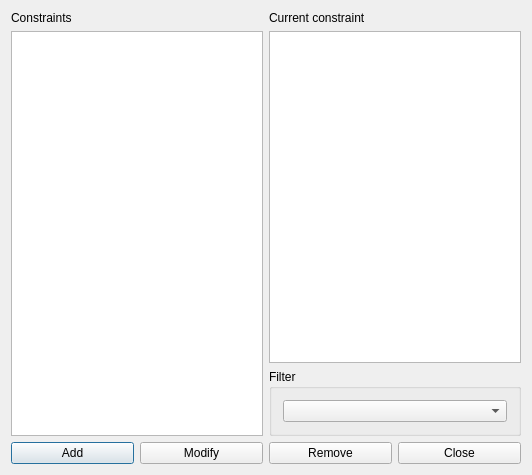
<?xml version="1.0" encoding="UTF-8"?>
<ui version="4.0">
 <class>ConstraintTeacherMaxDaysPerWeekForm_template</class>
 <widget class="QDialog" name="ConstraintTeacherMaxDaysPerWeekForm_template">
  <property name="geometry">
   <rect>
    <x>0</x>
    <y>0</y>
    <width>532</width>
    <height>475</height>
   </rect>
  </property>
  <property name="windowTitle">
   <string extracomment="This is the title of the dialog in which you see the list of all constraints of this type">Constraints teacher max days per week</string>
  </property>
  <layout class="QGridLayout" name="gridLayout_2">
   <item row="0" column="0" rowspan="2">
    <layout class="QVBoxLayout" name="verticalLayout">
     <item>
      <widget class="QLabel" name="constraintsTextLabel">
       <property name="frameShape">
        <enum>QFrame::NoFrame</enum>
       </property>
       <property name="frameShadow">
        <enum>QFrame::Plain</enum>
       </property>
       <property name="text">
        <string>Constraints</string>
       </property>
       <property name="wordWrap">
        <bool>false</bool>
       </property>
      </widget>
     </item>
     <item>
      <widget class="QListWidget" name="constraintsListWidget"/>
     </item>
    </layout>
   </item>
   <item row="0" column="1">
    <layout class="QVBoxLayout" name="verticalLayout_2">
     <item>
      <widget class="QLabel" name="currentConstraintTextLabel">
       <property name="text">
        <string>Current constraint</string>
       </property>
       <property name="wordWrap">
        <bool>false</bool>
       </property>
      </widget>
     </item>
     <item>
      <widget class="QPlainTextEdit" name="currentConstraintTextEdit"/>
     </item>
    </layout>
   </item>
   <item row="1" column="1">
    <widget class="QGroupBox" name="filterGroupBox">
     <property name="title">
      <string>Filter</string>
     </property>
     <layout class="QGridLayout" name="gridLayout">
      <item row="0" column="0">
       <widget class="QComboBox" name="teachersComboBox"/>
      </item>
     </layout>
    </widget>
   </item>
   <item row="2" column="0" colspan="2">
    <layout class="QHBoxLayout" name="horizontalLayout">
     <item>
      <widget class="QPushButton" name="addConstraintPushButton">
       <property name="text">
        <string>Add</string>
       </property>
      </widget>
     </item>
     <item>
      <widget class="QPushButton" name="modifyConstraintPushButton">
       <property name="text">
        <string>Modify</string>
       </property>
      </widget>
     </item>
     <item>
      <widget class="QPushButton" name="removeConstraintPushButton">
       <property name="text">
        <string>Remove</string>
       </property>
      </widget>
     </item>
     <item>
      <widget class="QPushButton" name="closePushButton">
       <property name="text">
        <string>Close</string>
       </property>
      </widget>
     </item>
    </layout>
   </item>
  </layout>
 </widget>
 <layoutdefault spacing="6" margin="11"/>
 <resources/>
 <connections/>
</ui>
